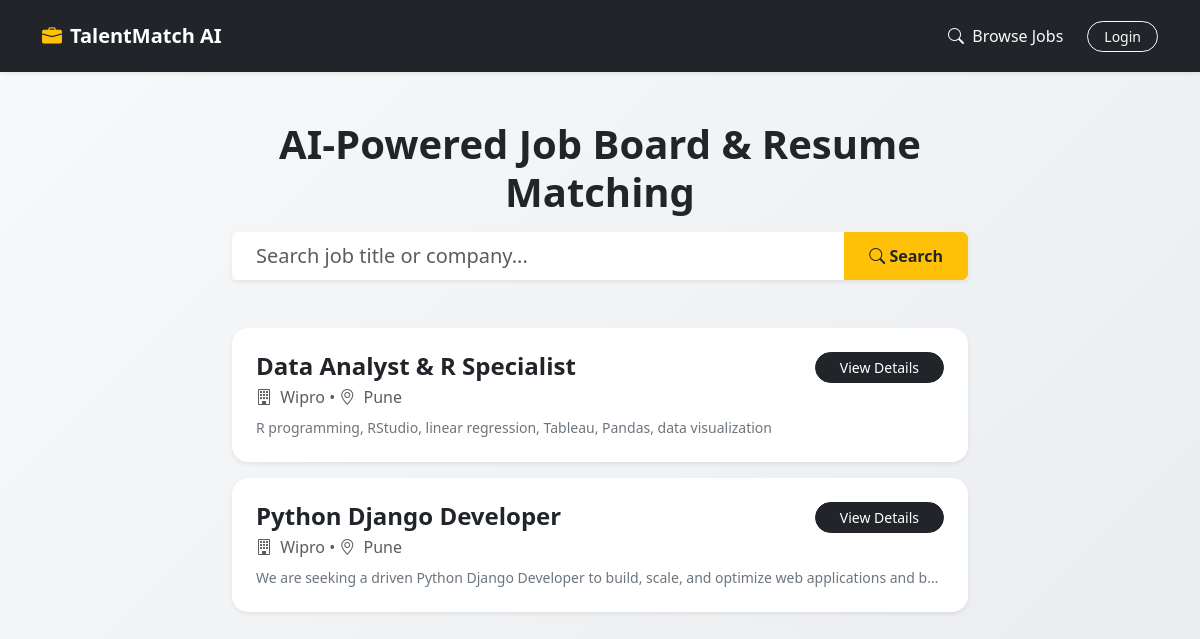
The page / on the database its author committed.
### jobs/models.py (models this page shows, shortened)
class Job(models.Model):
    title = models.CharField(max_length=200)
    company = models.CharField(max_length=100)
    description = models.TextField()
    requirements = models.TextField()
    location = models.CharField(max_length=100)
    posted_by = models.ForeignKey(User, on_delete=models.CASCADE, related_name='posted_jobs')
    created_at = models.DateTimeField(auto_now_add=True)

### jobs/views.py (the view)
# urls.py: path('', views.job_list, name='job_list'),
def job_list(request):
    query = request.GET.get('q', '')
    jobs = Job.objects.all().order_by('-created_at')
    if query:
        jobs = jobs.filter(title__icontains=query) | jobs.filter(company__icontains=query)
    return render(request, 'jobs/job_list.html', {'jobs': jobs, 'query': query})

### jobs/templates/jobs/job_list.html
{% extends 'jobs/base_jobs.html' %}
{% block content %}
<div class="row justify-content-center mb-5">
    <div class="col-lg-8 text-center">
        <h1 class="fw-bold mb-3">AI-Powered Job Board & Resume Matching</h1>
        <form method="GET" action="{% url 'job_list' %}" class="input-group shadow-sm">
            <input type="text" name="q" class="form-control form-control-lg border-0 px-4" placeholder="Search job title or company..." value="{{ query }}">
            <button class="btn btn-warning px-4 fw-semibold text-dark" type="submit"><i class="bi bi-search"></i> Search</button>
        </form>
    </div>
</div>
<div class="row justify-content-center">
    <div class="col-lg-8">
        {% for job in jobs %}
        <div class="card border-0 shadow-sm rounded-4 p-4 mb-3 bg-white">
            <div class="d-flex justify-content-between align-items-start">
                <div>
                    <h4 class="fw-bold text-dark mb-1">{{ job.title }}</h4>
                    <p class="text-muted mb-2"><i class="bi bi-building me-1"></i> {{ job.company }} &bull; <i class="bi bi-geo-alt me-1"></i> {{ job.location }}</p>
                </div>
                <a href="{% url 'job_detail' job.id %}" class="btn btn-dark rounded-pill px-4 btn-sm">View Details</a>
            </div>
            <p class="text-secondary small mb-0 text-truncate">{{ job.description }}</p>
        </div>
        {% empty %}
        <div class="text-center py-5 text-muted">
            <i class="bi bi-inbox fs-1"></i>
            <h5>No job listings found.</h5>
        </div>
        {% endfor %}
    </div>
</div>
{% endblock %}

### jobs/templates/jobs/base_jobs.html (style rules this page uses)
body { background: linear-gradient(135deg, #f8f9fa 0%, #e9ecef 100%); min-height: 100vh; }
.card { transition: transform 0.2s; }

### rows shown on the page
Job: title "Data Analyst & R Specialist", company "Wipro", location "Pune", description "R programming, RStudio, linear regression, Tableau, Pandas, data visualization"
Job: title "Python Django Developer", company "Wipro", location "Pune", description "We are seeking a driven Python Django Developer to build, scale, and optimize web applications and b…"
